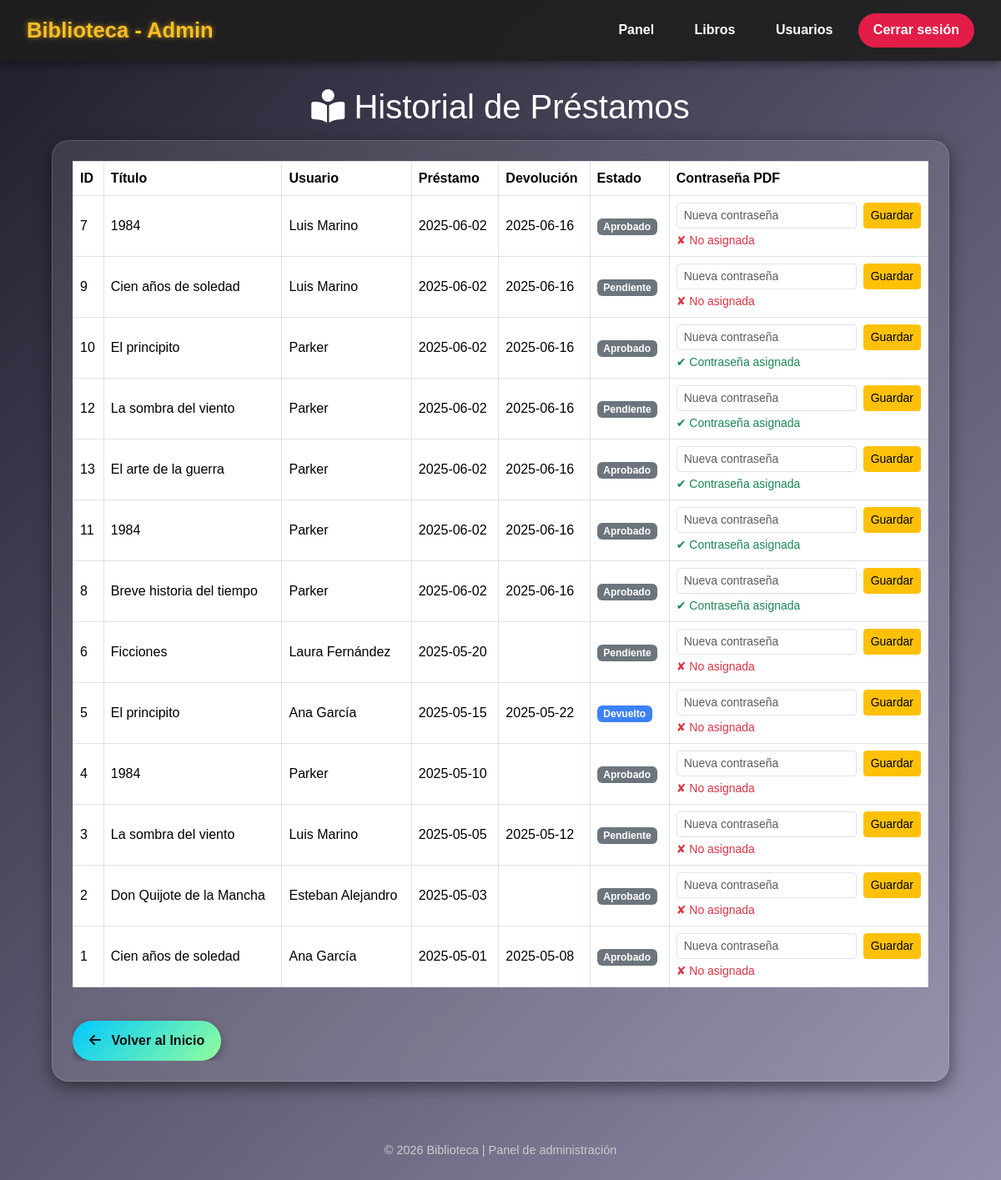
/prestamos.php (signed in), run on the app's committed database.
### tables this page shows
CREATE TABLE `prestamos` (
  `id` int(11) NOT NULL,
  `libro_id` int(11) NOT NULL,
  `usuario_id` int(11) NOT NULL,
  `fecha_prestamo` date NOT NULL,
  `fecha_devolucion` date DEFAULT NULL,
  `estado` enum('pendiente','aprobado','rechazado','devuelto') NOT NULL DEFAULT 'pendiente',
  `archivo_pdf` varchar(255) DEFAULT NULL,
  `password_pdf` varchar(255) DEFAULT NULL
);

CREATE TABLE `libros` (
  `id` int(11) NOT NULL,
  `titulo` varchar(200) NOT NULL,
  `autor` varchar(150) NOT NULL,
  `descripcion` text DEFAULT NULL,
  `categoria` varchar(100) DEFAULT NULL,
  `genero` varchar(100) DEFAULT NULL,
  `año` year(4) NOT NULL,
  `isbn` varchar(20) DEFAULT NULL,
  `disponible` tinyint(1) DEFAULT 1,
  `categoria_id` int(11) DEFAULT NULL,
  `imagen` varchar(255) DEFAULT NULL,
  `ruta_pdf` varchar(255) NOT NULL,
  `stock` int(11) NOT NULL DEFAULT 0
);

CREATE TABLE `usuarios` (
  `id` int(11) NOT NULL,
  `nombre` varchar(100) NOT NULL,
  `email` varchar(150) NOT NULL,
  `telefono` varchar(20) DEFAULT NULL,
  `password` varchar(255) NOT NULL,
  `rol` enum('admin','bibliotecario','usuario') NOT NULL DEFAULT 'usuario',
  `ultimo_acceso` datetime DEFAULT NULL,
  `direccion` varchar(255) DEFAULT NULL,
  `fecha_nacimiento` date DEFAULT NULL,
  `genero` enum('Masculino','Femenino','Otro') DEFAULT NULL,
  `foto_perfil` varchar(255) DEFAULT NULL,
  `password_pdf` varchar(255) DEFAULT NULL
);

### prestamos.php (the view, shortened to what this page needs)
<?php
require 'database.php';
$stmt = $pdo->query("SELECT p.id, l.titulo, u.nombre, p.fecha_prestamo, p.fecha_devolucion, p.estado, p.password_pdf
                     FROM prestamos p
                     JOIN libros l ON p.libro_id = l.id
                     JOIN usuarios u ON p.usuario_id = u.id
                     ORDER BY p.fecha_prestamo DESC");
$prestamos = $stmt->fetchAll(PDO::FETCH_ASSOC);
?>
<!DOCTYPE html>
<html lang="es">
<head>
    <link href="https://cdn.jsdelivr.net/npm/bootstrap@5.3.3/dist/css/bootstrap.min.css" rel="stylesheet" />
    <link href="https://cdnjs.cloudflare.com/ajax/libs/font-awesome/6.4.0/css/all.min.css" rel="stylesheet" />
</head>
<body>
<header>
    <div class="logo">Biblioteca - Admin</div>
    <nav>
        <button onclick="location.href='panel.php'">Panel</button>
        <button onclick="location.href='libros.php'">Libros</button>
        <button onclick="location.href='usuarios.php'">Usuarios</button>
        <button onclick="location.href='logout.php'" style="background:#e11d48;">Cerrar sesión</button>
    </nav>
</header>
<main class="container mt-4">
    <h1 class="text-center"><i class="fa-solid fa-book-reader"></i> Historial de Préstamos</h1>
    <?php if (count($prestamos) > 0): ?>
        <div class="card p-4 mt-3">
            <div class="table-responsive">
                <table class="table table-hover table-bordered text-white align-middle">
                    <thead>
                        <tr>
                            <th>ID</th>
                            <th>Título</th>
                            <th>Usuario</th>
                            <th>Préstamo</th>
                            <th>Devolución</th>
                            <th>Estado</th>
                            <th>Contraseña PDF</th>
                        </tr>
                    </thead>
                    <tbody>
                        <?php foreach ($prestamos as $p): ?>
                        <tr>
                            <td><?= $p['id']; ?></td>
                            <td><?= htmlspecialchars($p['titulo']); ?></td>
                            <td><?= htmlspecialchars($p['nombre']); ?></td>
                            <td><?= $p['fecha_prestamo']; ?></td>
                            <td><?= $p['fecha_devolucion']; ?></td>
                            <td><span class="badge <?= match($p['estado']) {
                                'activo' => 'badge-activo',
                                'devuelto' => 'badge-devuelto',
                                'vencido' => 'badge-vencido',
                                default => 'bg-secondary'
                            }; ?>"><?= ucfirst($p['estado']); ?></span></td>
                            <td>
                                <form method="POST" class="d-flex">
                                    <input type="text" name="nueva_password" placeholder="Nueva contraseña" class="form-control form-control-sm me-2" required>
                                    <button type="submit" class="btn btn-warning btn-sm">Guardar</button>
                                </form>
                                <?php if ($p['password_pdf']): ?>
                                    <small class="text-success mt-1 d-block">✔ Contraseña asignada</small>
                                <?php else: ?>
                                    <small class="text-danger mt-1 d-block">✘ No asignada</small>
                                <?php endif; ?>
                            </td>
                        </tr>
                        <?php endforeach; ?>
                    </tbody>
                </table>
<a href="index.php" class="btn-back"><i class="fa-solid fa-arrow-left"></i> Volver al Inicio</a>
            </div>
        </div>
    <?php else: ?>
        <p class="text-center mt-4 fs-5">No hay préstamos registrados.</p>
    <?php endif; ?>
</main>
<footer class="py-4">
    &copy; <?= date('Y'); ?> Biblioteca | Panel de administración
</footer>
</body>
</html>

### prestamos.php (style rules this page uses)
body { font-family: 'Poppins', sans-serif; background: linear-gradient(135deg, #1f1c2c, #928dab); color: #fff; padding-top: 80px; min-height: 100vh; }
header { position: fixed; top: 0; left: 0; width: 100%; background: rgba(30, 30, 30, 0.9); backdrop-filter: blur(10px); padding: 1rem 2rem; box-shadow: 0 4px 10px rgba(0,0,0,0.4); display: flex; justify-content: space-between; align-items: center; z-index: 1000; }
.logo { font-weight: bold; font-size: 1.6rem; color: #fbbf24; text-shadow: 0 0 6px #fbbf24aa; }
nav button { background: transparent; border: 2px solid transparent; color: #fff; font-weight: 600; padding: 0.4rem 1rem; margin-left: 0.5rem; border-radius: 30px; transition: 0.3s ease; }
.container { max-width: 1100px; }
.card { background: rgba(255, 255, 255, 0.1); border: 1px solid rgba(255, 255, 255, 0.15); backdrop-filter: blur(10px); box-shadow: 0 6px 20px rgba(0,0,0,0.5); border-radius: 20px; overflow: hidden; }
.table thead { background-color: #fbbf24; color: #111; }
.badge-devuelto { background-color: #3b82f6; }
footer { margin-top: 3rem; color: #ccc; text-align: center; font-size: 0.9rem; }
.btn-back { display: inline-block; background: linear-gradient(135deg, #00c9ff, #92fe9d); color: #111; font-weight: 600; padding: 12px 20px; border-radius: 30px; text-decoration: none; font-size: 1rem; transition: 0.3s ease all; box-shadow: 0 4px 12px rgba(0,0,0,0.3); margin-top: 1.5rem; }
.btn-back i { margin-right: 8px; }

### data on the page
prestamos: id "7", libro.titulo "1984", usuario.nombre "Luis Marino", fecha_prestamo "2025-06-02", fecha_devolucion "2025-06-16", estado "Aprobado", shows "✘ No asignada"
prestamos: id "9", libro.titulo "Cien años de soledad", usuario.nombre "Luis Marino", fecha_prestamo "2025-06-02", fecha_devolucion "2025-06-16", estado "Pendiente", shows "✘ No asignada"
prestamos: id "10", libro.titulo "El principito", usuario.nombre "Parker", fecha_prestamo "2025-06-02", fecha_devolucion "2025-06-16", estado "Aprobado", shows "✔ Contraseña asignada"
prestamos: id "12", libro.titulo "La sombra del viento", usuario.nombre "Parker", fecha_prestamo "2025-06-02", fecha_devolucion "2025-06-16", estado "Pendiente", shows "✔ Contraseña asignada"
prestamos: id "13", libro.titulo "El arte de la guerra", usuario.nombre "Parker", fecha_prestamo "2025-06-02", fecha_devolucion "2025-06-16", estado "Aprobado", shows "✔ Contraseña asignada"
prestamos: id "11", libro.titulo "1984", usuario.nombre "Parker", fecha_prestamo "2025-06-02", fecha_devolucion "2025-06-16", estado "Aprobado", shows "✔ Contraseña asignada"
prestamos: id "8", libro.titulo "Breve historia del tiempo", usuario.nombre "Parker", fecha_prestamo "2025-06-02", fecha_devolucion "2025-06-16", estado "Aprobado", shows "✔ Contraseña asignada"
prestamos: id "6", libro.titulo "Ficciones", usuario.nombre "Laura Fernández", fecha_prestamo "2025-05-20", estado "Pendiente", shows "✘ No asignada"
prestamos: id "5", libro.titulo "El principito", usuario.nombre "Ana García", fecha_prestamo "2025-05-15", fecha_devolucion "2025-05-22", estado "Devuelto", shows "✘ No asignada"
prestamos: id "4", libro.titulo "1984", usuario.nombre "Parker", fecha_prestamo "2025-05-10", estado "Aprobado", shows "✘ No asignada"
prestamos: id "3", libro.titulo "La sombra del viento", usuario.nombre "Luis Marino", fecha_prestamo "2025-05-05", fecha_devolucion "2025-05-12", estado "Pendiente", shows "✘ No asignada"
prestamos: id "2", libro.titulo "Don Quijote de la Mancha", usuario.nombre "Esteban Alejandro", fecha_prestamo "2025-05-03", estado "Aprobado", shows "✘ No asignada"
prestamos: id "1", libro.titulo "Cien años de soledad", usuario.nombre "Ana García", fecha_prestamo "2025-05-01", fecha_devolucion "2025-05-08", estado "Aprobado", shows "✘ No asignada"
